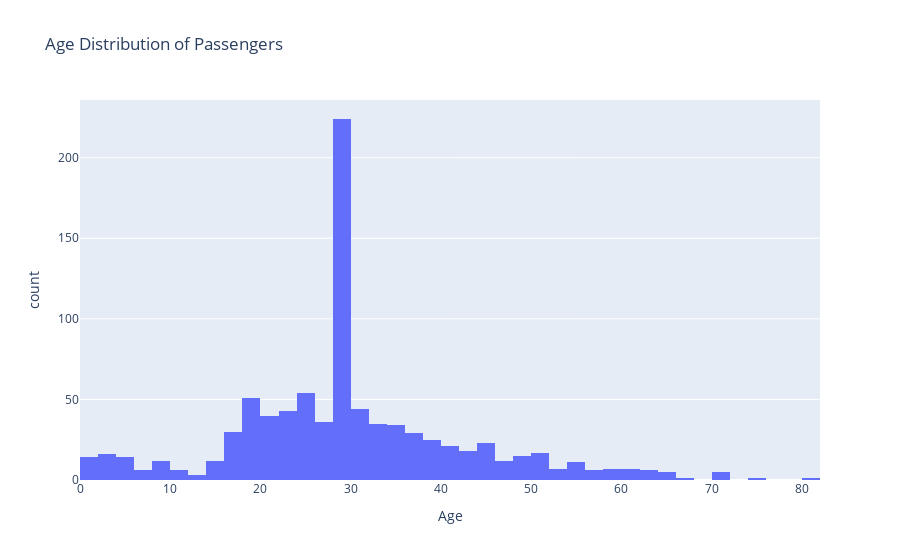

Here is the notebook cell this chart was saved with:
### Markdown cell above
### Age distribution of passengers:

### Code cell
fig = px.histogram(data, x='Age', nbins=50, title='Age Distribution of Passengers')
fig.show()

### Figure 1 — Plotly figure (JSON) as saved in the notebook; plotly's stock layout.template omitted (floating-point values rounded to 4 significant figures; data arrays with more than 128 entries replaced by an {"elided": "..."} marker saying what was removed)
{"data": [{"alignmentgroup": "True", "bingroup": "x", "hovertemplate": "Age=%{x}<br>count=%{y}<extra></extra>", "legendgroup": "", "marker": {"color": "#636efa", "pattern": {"shape": ""}}, "name": "", "nbinsx": 50, "offsetgroup": "", "orientation": "v", "showlegend": false, "type": "histogram", "x": {"elided": "891 float values"}, "xaxis": "x", "yaxis": "y"}], "layout": {"barmode": "relative", "legend": {"tracegroupgap": 0}, "title": {"text": "Age Distribution of Passengers"}, "xaxis": {"anchor": "y", "domain": [0, 1], "title": {"text": "Age"}}, "yaxis": {"anchor": "x", "domain": [0, 1], "title": {"text": "count"}}}}
